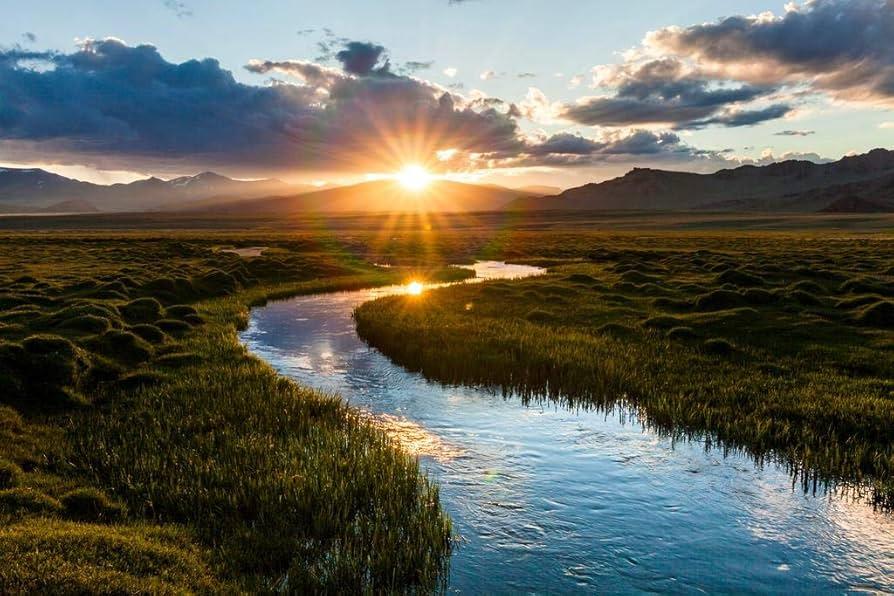
#> input picture raw_rgb/img_001.jpg, 894 x 596 px; its folder holds only this picture in this run
$ python generate_fake_sar_dataset.py
#> lines starting #> are read from the running program, lines starting #| are printed output that depends on the picture
import os
from pathlib import Path

from PIL import Image

# ------------ CONFIG ------------
# Folder with your normal RGB photos
INPUT_DIR = Path("raw_rgb")

# Output folders used by your project
SAR_DIR = Path("src/data/sar")
OPTICAL_DIR = Path("src/data/optical")

# Accepted input image extensions
EXTENSIONS = {".jpg", ".jpeg", ".png", ".bmp", ".tif", ".tiff"}

# Optional: resize all images to this size before saving
# Set to None to keep original size
RESIZE_TO = (256, 256)  # (width, height)
# --------------------------------


def main():
    if not INPUT_DIR.exists():
        raise FileNotFoundError(
            f"INPUT_DIR does not exist: {INPUT_DIR}. "
            f"Create it and put some RGB images inside."
        )

    SAR_DIR.mkdir(parents=True, exist_ok=True)
    OPTICAL_DIR.mkdir(parents=True, exist_ok=True)

    files = [p for p in INPUT_DIR.iterdir() if p.suffix.lower() in EXTENSIONS]
    if not files:
        raise RuntimeError(
            f"No images found in {INPUT_DIR}. "
            f"Supported extensions: {sorted(EXTENSIONS)}"
        )

    print(f"Found {len(files)} images in {INPUT_DIR}, generating fake SAR dataset...")

    for idx, path in enumerate(sorted(files), start=1):
        img = Image.open(path).convert("RGB")
#> img is the input picture: PIL image 894x596 RGB; mean R, G, B 97.5, 96.9, 85.5

        if RESIZE_TO is not None:
            img = img.resize(RESIZE_TO, Image.BILINEAR)
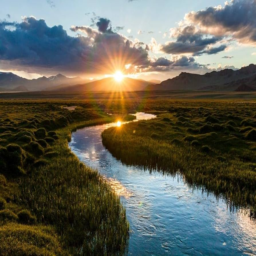
#> img: PIL image 256x256 RGB; mean R, G, B 97.5, 96.9, 85.5

        # Save RGB as optical ground truth
        out_name = path.stem + ".png"  # force .png for consistency
        optical_out = OPTICAL_DIR / out_name
        img.save(optical_out)

        # Create fake SAR by converting to grayscale
        sar_img = img.convert("L")
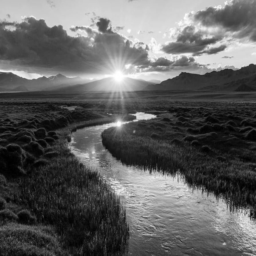
#> sar_img: PIL image 256x256 L; min 0, max 255, mean 95.8
        sar_out = SAR_DIR / out_name
        sar_img.save(sar_out)

        print(f"[{idx}/{len(files)}] {path.name} -> {sar_out.name}, {optical_out.name}")

    print("\nDone! Fake SAR/optical pairs are in:")
    print(f"  SAR:      {SAR_DIR}")
    print(f"  OPTICAL:  {OPTICAL_DIR}")


if __name__ == "__main__":
    main()

$ run again, on raw_rgb/img_005.jpeg
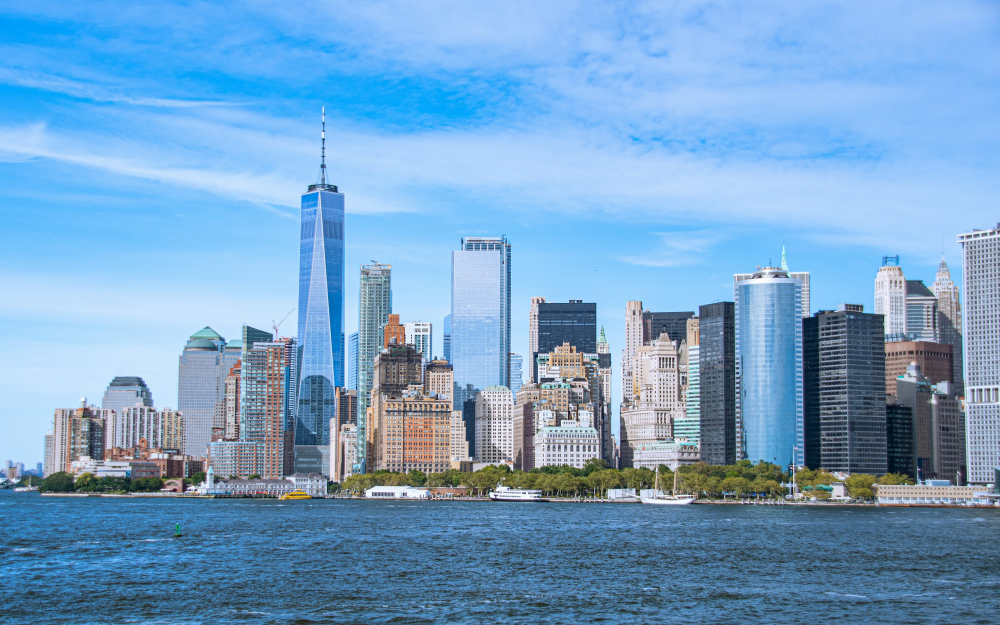
#> input picture raw_rgb/img_005.jpeg, 3000 x 1874 px (shown at 1/3 size)
#> in main, img is the input picture: PIL image 3000x1874 RGB; mean R, G, B 118, 161.6, 200
#> in main, `img = img.resize(RESIZE_TO, Image.BILINEAR)`:
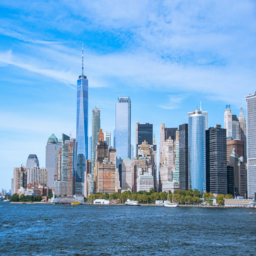
#> img: PIL image 256x256 RGB; mean R, G, B 118, 161.6, 200
#> in main, `sar_img = img.convert("L")`:
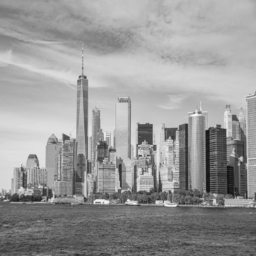
#> sar_img: PIL image 256x256 L; min 14, max 248, mean 152.9

$ run again, on raw_rgb/img_006.jpeg
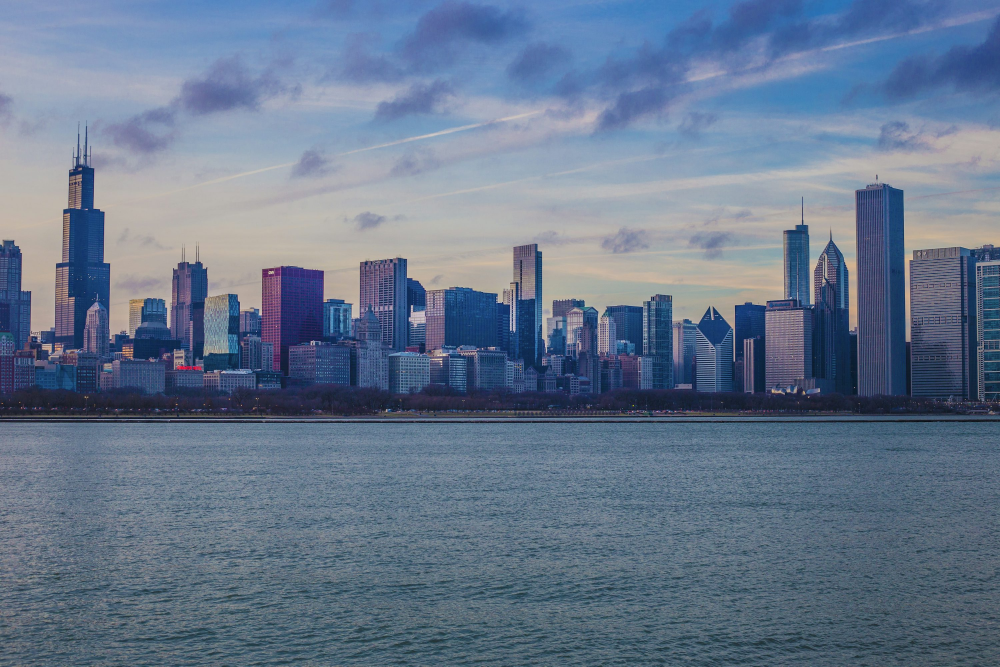
#> input picture raw_rgb/img_006.jpeg, 3000 x 2000 px (shown at 1/3 size)
#> in main, img is the input picture: PIL image 3000x2000 RGB; mean R, G, B 102.2, 118.7, 141.2
#> in main, `img = img.resize(RESIZE_TO, Image.BILINEAR)`:
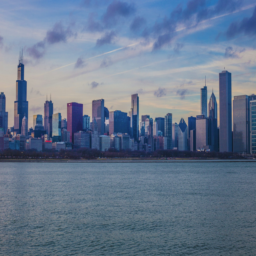
#> img: PIL image 256x256 RGB; mean R, G, B 102.2, 118.7, 141.2
#> in main, `sar_img = img.convert("L")`:
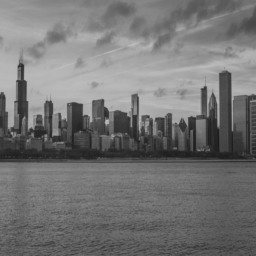
#> sar_img: PIL image 256x256 L; min 25, max 190, mean 116.3

$ run again, on raw_rgb/img_007.jpeg
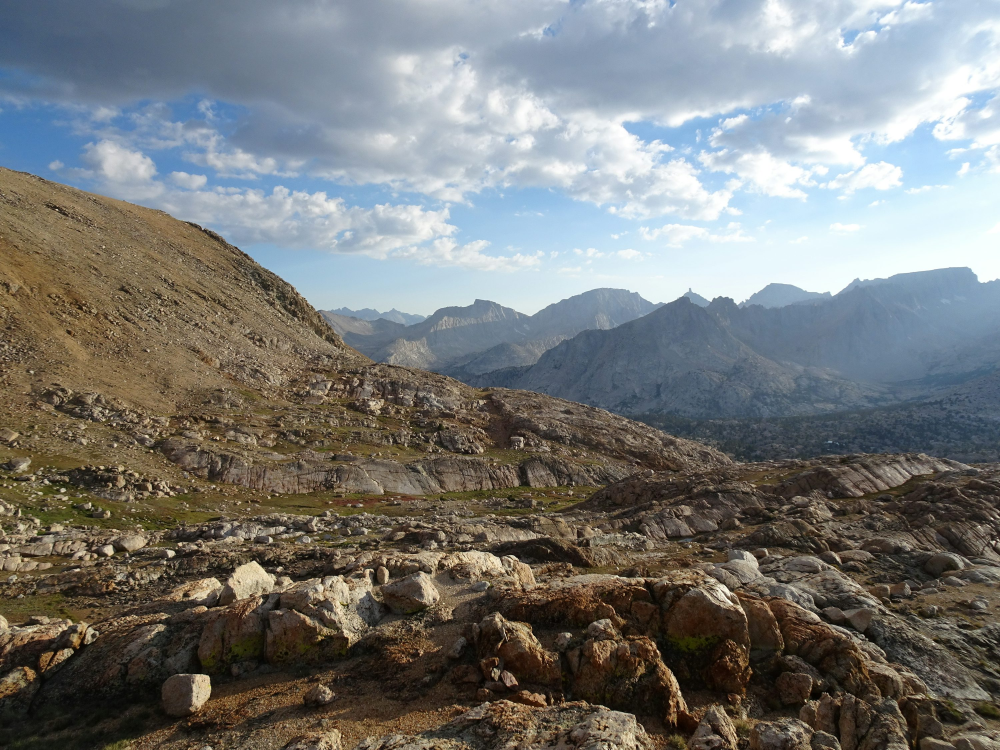
#> input picture raw_rgb/img_007.jpeg, 3000 x 2250 px (shown at 1/3 size)
#> in main, img is the input picture: PIL image 3000x2250 RGB; mean R, G, B 119.6, 121, 119.2
#> in main, `img = img.resize(RESIZE_TO, Image.BILINEAR)`:
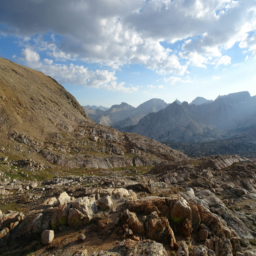
#> img: PIL image 256x256 RGB; mean R, G, B 119.6, 121, 119.2
#> in main, `sar_img = img.convert("L")`:
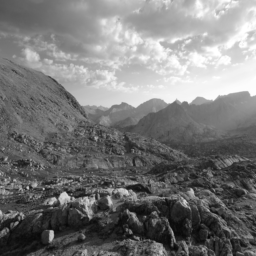
#> sar_img: PIL image 256x256 L; min 5, max 255, mean 120.4

$ run again, on raw_rgb/img_002.jpeg
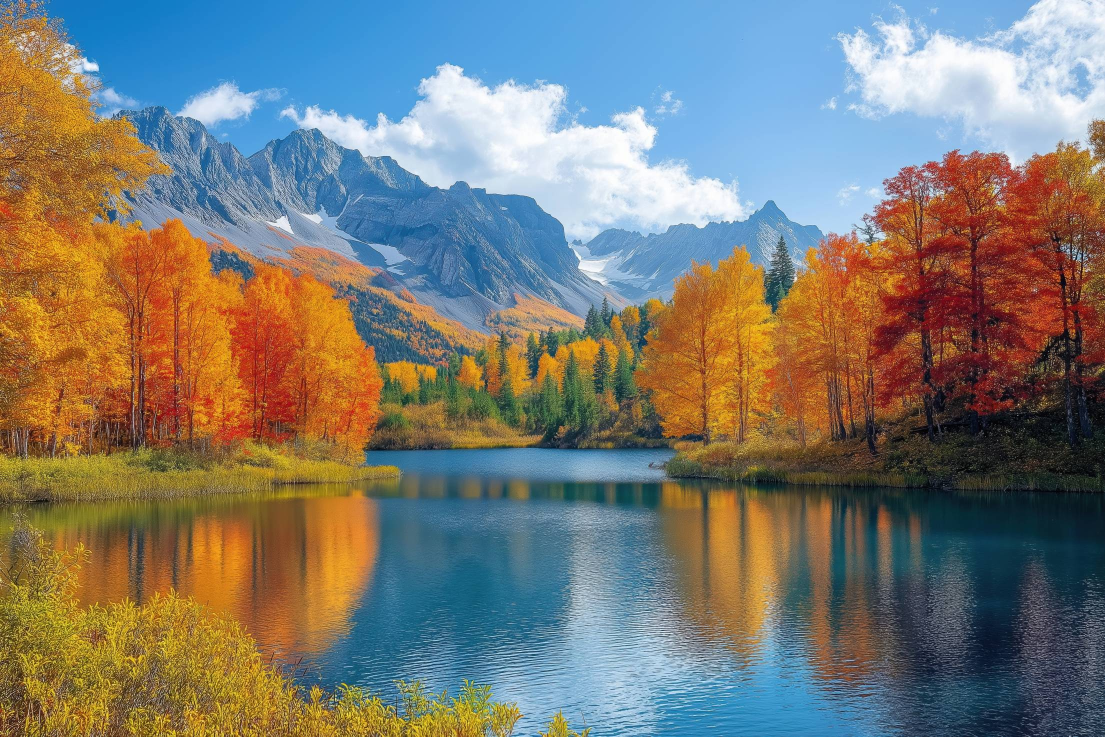
#> input picture raw_rgb/img_002.jpeg, 2210 x 1473 px (shown at 1/2 size)
#> in main, img is the input picture: PIL image 2210x1473 RGB; mean R, G, B 123.9, 122.4, 114.3
#> in main, `img = img.resize(RESIZE_TO, Image.BILINEAR)`:
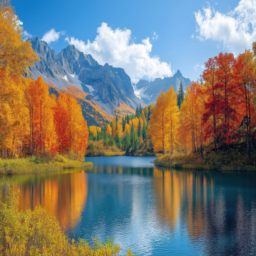
#> img: PIL image 256x256 RGB; mean R, G, B 123.9, 122.4, 114.3
#> in main, `sar_img = img.convert("L")`:
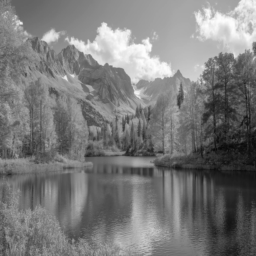
#> sar_img: PIL image 256x256 L; min 8, max 253, mean 122
